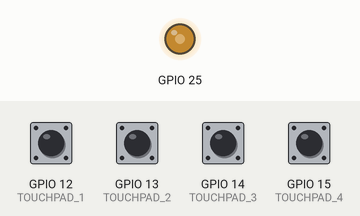
This sketch was run on a simulated ESP32. On the bench: output pins drawn as LEDs (lit = HIGH). The inputs (shaded band) are chosen by the test bench; at power-on: GPIO 12 (TOUCHPAD_1), GPIO 13 (TOUCHPAD_2), GPIO 14 (TOUCHPAD_3), GPIO 15 (TOUCHPAD_4) HIGH.

Above: at 0.1 s.
Timing chart, 0 to 1.6 s (numbered marks = the images above):
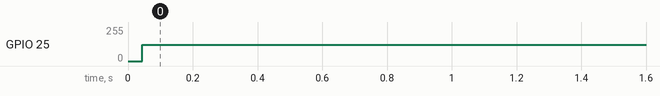

Measured:
- by itself, GPIO 25: 0/255 → 122/255 at 0.04 s

The sketch:

ESP32_DAC_With_Touch.ino
```cpp
/*
* LAB Name: ESP32 Audio Music With DAC Example
* Author: Khaled Magdy
* DeepBlueMbedded 2023
* For More Info Visit: www.DeepBlueMbedded.com
*/

#include <driver/dac.h>

// Define The TouchPAD Pins (You Can Add More Or Less)
#define TOUCHPAD_1 12
#define TOUCHPAD_2 13
#define TOUCHPAD_3 14
#define TOUCHPAD_4 15

// Define The Touch Threshold Value For Your TouchPADs
#define TOUCH_THR 20

// Array To Hold TouchPADs Readings (4 TouchPADs)
int TOUCHPAD_Values[4] = {0};

// Timer0 Configuration Pointer (Handle)
hw_timer_t *Timer0_Cfg = NULL;

// Variable To Control The TMR0 Auto-Reload Register Value In Order To Change The TimerInterrupt Interval
// Which Enable Us To Control The Output WaveForm's Frequency
uint64_t TMR0_ARR_Val = 10;

// Sine LookUpTable & Index Variable
uint8_t SampleIdx = 0;
const uint8_t sineLookupTable[100] = {
128, 136, 143, 151, 159, 167, 174, 182,
189, 196, 202, 209, 215, 220, 226, 231,
235, 239, 243, 246, 249, 251, 253, 254,
255, 255, 255, 254, 253, 251, 249, 246,
243, 239, 235, 231, 226, 220, 215, 209,
202, 196, 189, 182, 174, 167, 159, 151,
143, 136, 128, 119, 112, 104, 96, 88,
81, 73, 66, 59, 53, 46, 40, 35,
29, 24, 20, 16, 12, 9, 6, 4,
2, 1, 0, 0, 0, 1, 2, 4,
6, 9, 12, 16, 20, 24, 29, 35,
40, 46, 53, 59, 66, 73, 81, 88,
96, 104, 112, 119};

// The Timer0 ISR Function (Executes Every Timer0 Interrupt Interval)
void IRAM_ATTR Timer0_ISR()
{
  // Send SineTable Values To DAC One By One
  dac_output_voltage(DAC_CHANNEL_1, sineLookupTable[SampleIdx++]);
  if(SampleIdx == 100)
  {
    SampleIdx = 0;
  }
}

void setup()
{
  // Configure Timer0 Interrupt
  Timer0_Cfg = timerBegin(0, 80, true);
  timerAttachInterrupt(Timer0_Cfg, &Timer0_ISR, true);
  timerAlarmWrite(Timer0_Cfg, TMR0_ARR_Val, true);
  timerAlarmEnable(Timer0_Cfg);
  // Disable DAC1 Channel's Output
  dac_output_disable(DAC_CHANNEL_1);
}

void loop()
{
  // Read The Touch PADs
  TOUCHPAD_Values[0] = touchRead(TOUCHPAD_1);
  TOUCHPAD_Values[1] = touchRead(TOUCHPAD_2);
  TOUCHPAD_Values[2] = touchRead(TOUCHPAD_3);
  TOUCHPAD_Values[3] = touchRead(TOUCHPAD_4);

  if(TOUCHPAD_Values[0] < TOUCH_THR)  // Play 200Hz Tone
  {
    TMR0_ARR_Val = 50;
    dac_output_enable(DAC_CHANNEL_1);
  }
  else if(TOUCHPAD_Values[1] < TOUCH_THR) // Play 500Hz Tone
  {
    TMR0_ARR_Val = 20;
    dac_output_enable(DAC_CHANNEL_1);
  }
  else if(TOUCHPAD_Values[2] < TOUCH_THR) // Play 1000Hz Tone
  {
    TMR0_ARR_Val = 10;
    dac_output_enable(DAC_CHANNEL_1);
  }
  else if(TOUCHPAD_Values[3] < TOUCH_THR)  // Play 1428Hz Tone
  {
    TMR0_ARR_Val = 7;
    dac_output_enable(DAC_CHANNEL_1);
  }
  else
  {
    dac_output_disable(DAC_CHANNEL_1);
  }
  // Update The Timer Interrupt Interval According To The Desired Tone
  timerAlarmWrite(Timer0_Cfg, TMR0_ARR_Val, true);
}
```
